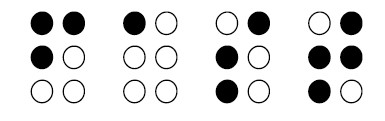
#> input picture assets/braile_image(fast).jpg, 385 x 121 px
$ python -i main.py   (imports and definitions only)
#> lines starting #> are read from the running program, lines starting #| are printed output that depends on the picture; after the words box and inside, x2 and y2 are one past the last pixel; in counts of white or black regions, pixels touching at a corner belong together

from imutils.perspective import four_point_transform as FPT
from collections import Counter
import matplotlib.pyplot as plt
from imutils import contours
from skimage import io
import numpy as np
import imutils
import cv2
import re

import warnings

# [1 line not run here, left out]


def get_image(url, iter=2, width=None):
#> called with url = 'assets/braile_image(fast).jpg', iter = 2
    image = io.imread(url)
#> image is the input picture: shape (121, 385, 3); min 0, max 255, mean 223.3
    if width:
        image = imutils.resize(image, width)
    ans = image.copy()
    accumEdged = np.zeros(image.shape[:2], dtype="uint8")
    # convert image to black and white
    gray = cv2.cvtColor(image, cv2.COLOR_BGR2GRAY)
    # blur to remove some of the noise
    blurred = cv2.GaussianBlur(gray, (5, 5), 0)
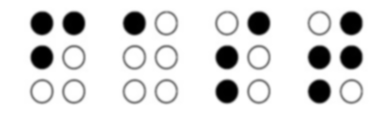
#> blurred: shape (121, 385); min 0, max 255, mean 223.3
    # get edges
    edged = cv2.Canny(blurred, 75, 200)
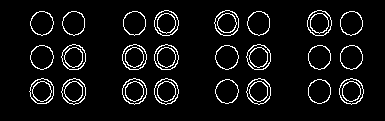
#> edged: shape (121, 385); 6.4% white in thin lines or dots, all inside (x1, y1, x2, y2) = (29, 10, 364, 105)
    accumEdged = cv2.bitwise_or(accumEdged, edged)
    # get contours
    ctrs = cv2.findContours(edged.copy(), cv2.RETR_EXTERNAL, cv2.CHAIN_APPROX_SIMPLE)
#> ctrs = 24 contours; largest, box (x1, y1, x2, y2) and area: (339, 78, 364, 105) 484, (154, 78, 179, 105) 484, (122, 78, 147, 105) 483, (122, 44, 147, 70) 482, (154, 44, 179, 70) 481
    ctrs = imutils.grab_contours(ctrs)
    docCnt = None

    # ensure that at least one contour was found
    if len(ctrs) > 0:
        # sort the contours according to their size in
        # descending order
        ctrs = sorted(ctrs, key=cv2.contourArea, reverse=True)

        # loop over the sorted contours
        for c in ctrs:
            # approximate the contour
            peri = cv2.arcLength(c, True)
            approx = cv2.approxPolyDP(c, 0.02 * peri, True)

            # if our approximated contour has four points,
            # then we can assume we have found the paper
            if len(approx) == 4:
                docCnt = approx
                break
#> this loop made 24 passes
#> peri on passes 1 to 12: 83.6, 83.6, 83.6, 82.77, 82.77, 82.77, 82.18, 82.18, 82.43, 82.43, 82.18, 81.6

    paper = image.copy()

    # apply Otsu's thresholding method to binarize the image
    thresh = cv2.threshold(gray, 0, 255, cv2.THRESH_BINARY_INV | cv2.THRESH_OTSU)[1]
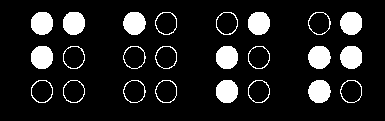
#> thresh: shape (121, 385); 12.1% white; 24 white regions, largest, box (x1, y1, x2, y2) and area: (31, 46, 53, 69) 417, (308, 46, 331, 69) 417, (63, 12, 85, 35) 416
    kernel = np.ones((5, 5), np.uint8)
    # erode and dilate to remove some of the unnecessary detail
    thresh = cv2.erode(thresh, kernel, iterations=iter)
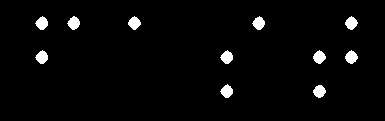
#> thresh: shape (121, 385); 2.8% white; 11 white regions, largest, box (x1, y1, x2, y2) and area: (345, 50, 358, 64) 122, (35, 16, 48, 30) 121, (67, 16, 80, 30) 121
    thresh = cv2.dilate(thresh, kernel, iterations=iter)
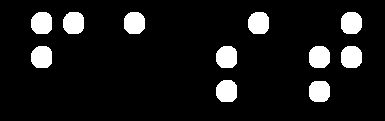
#> thresh: shape (121, 385); 9.4% white; 11 white regions

    # find contours in the thresholded image
    ctrs = cv2.findContours(thresh.copy(), cv2.RETR_EXTERNAL, cv2.CHAIN_APPROX_SIMPLE)
#> ctrs = 11 contours; largest, box (x1, y1, x2, y2) and area: (341, 46, 362, 68) 369, (309, 46, 330, 68) 368, (31, 46, 52, 68) 368, (31, 12, 52, 34) 368, (63, 12, 84, 34) 368
    ctrs = imutils.grab_contours(ctrs)

    return image, ctrs, paper, gray, edged, thresh


# plot image without axes
# [281 lines left out: functions display, sort_contours, get_circles, get_diameter, draw_contours, get_spacing and 2 more, not called in this run]


# [11 lines of commented-out code are left out]
url ='assets/sujaytest3.jpeg'

# [26 lines left out: function getBrailleLetter, not called in this run]


# print(getBrailleLetter(url))
# display_contours((25, 30), True)

>>> result = get_image('assets/braile_image(fast).jpg')
#> result = 6 items

$ run again, on assets/sujaytest2.jpeg
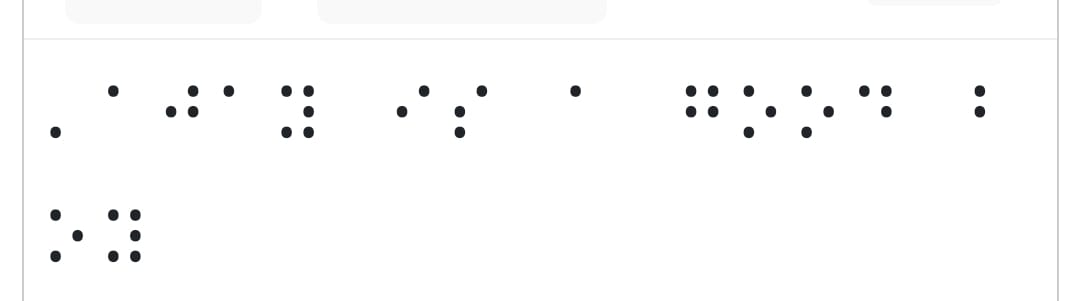
#> input picture assets/sujaytest2.jpeg, 1080 x 301 px
#> in get_image, image is the input picture: shape (301, 1080, 3); mean R, G, B 251.8, 251.8, 251.9
#> in get_image, `edged = cv2.Canny(blurred, 75, 200)`:
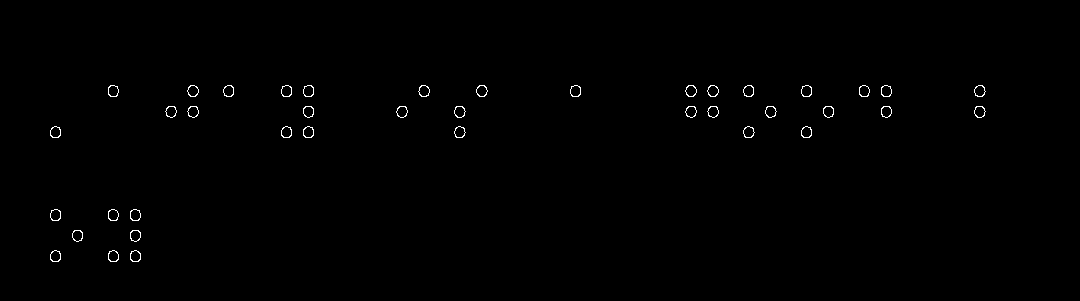
#> edged: shape (301, 1080); 0.48% white in thin lines or dots, all inside (x1, y1, x2, y2) = (50, 85, 986, 262)
#> in get_image, `ctrs = cv2.findContours(edged.copy(), cv2.RETR_EXTERNAL, cv2.CHAIN_APP..`: ctrs = 40 contours; largest, box (x1, y1, x2, y2) and area: (685, 85, 697, 97) 97, (476, 85, 488, 97) 97, (303, 85, 314, 97) 97, (974, 106, 986, 118) 96, (454, 106, 466, 118) 96
#> the loop in get_image, `for c in ctrs:` made 40 passes
#> peri on passes 1 to 8: 36.97, 36.97, 37.31, 37.56, 37.56, 37.31, 37.31, 37.31
#> in get_image, `thresh = cv2.threshold(gray, 0, 255, cv2.THRESH_BINARY_INV | cv2.THRES..`:
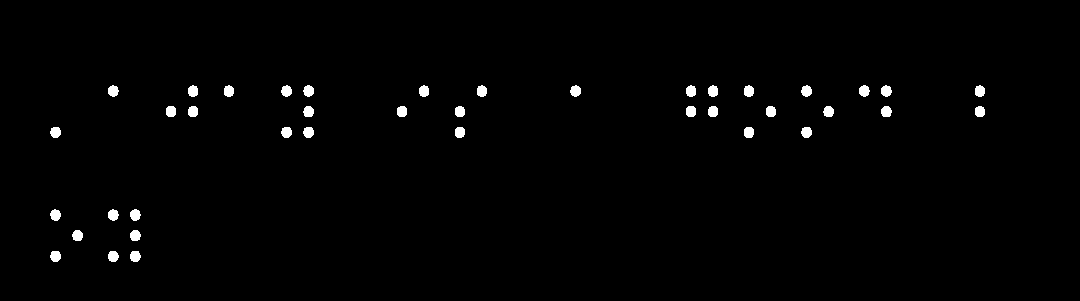
#> thresh: shape (301, 1080); 1.2% white; 40 white regions, largest, box (x1, y1, x2, y2) and area: (303, 85, 314, 97) 100, (570, 85, 581, 97) 100, (859, 85, 870, 97) 100
#> in get_image, `ctrs = cv2.findContours(thresh.copy(), cv2.RETR_EXTERNAL, cv2.CHAIN_AP..`: ctrs = 0 contours
#> in get_image, `ctrs = imutils.grab_contours(ctrs)`: ctrs = []
#> result = 6 items
